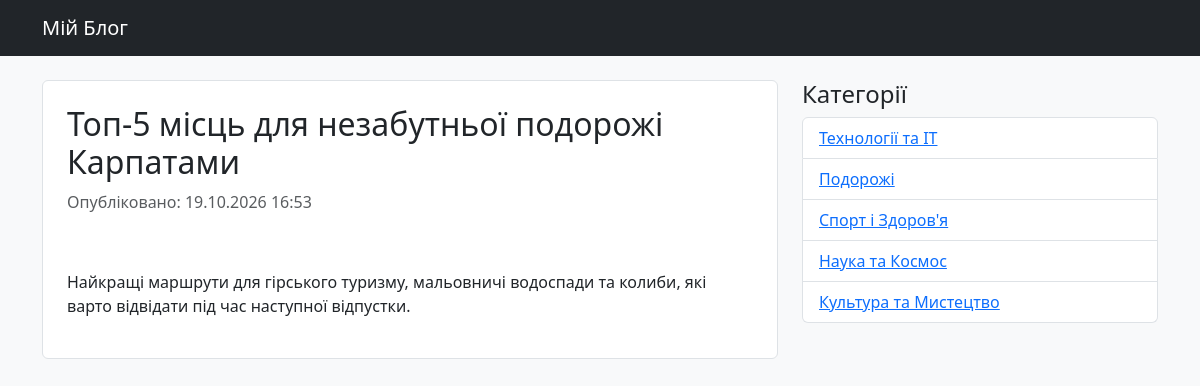
Screenshot of /articles/2026/10/19/top-5-misc-dlya-nezabutnoyi-podorozhi-karpatami/ with the database file from the repository.
### app_blog/models.py (models this page shows, shortened)
class Article(models.Model):
    title = models.CharField('Заголовок', max_length=250, help_text='Максимум 250 символів')
    description = models.TextField('Опис', blank=True, null=True)
    pub_date = models.DateTimeField('Дата публікації', default=timezone.now)
    slug = models.SlugField('Слаг', max_length=250, unique_for_date='pub_date')
    main_page = models.BooleanField('Головна', default=False, help_text='Показувати на головній сторінці')
    category = models.ForeignKey(Category, related_name='articles', blank=True, null=True, verbose_name='Категорія', on_delete=models.CASCADE)
    class Meta:
        ordering = ['-pub_date']
        verbose_name = 'Стаття'
        verbose_name_plural = 'Статті'

class Category(models.Model):
    category = models.CharField('Категорія', max_length=250, help_text='Максимум 250 символів')
    slug = models.SlugField('Слаг', max_length=250, unique=True, blank=True, null=True)
    class Meta:
        verbose_name = 'Категорія для публікації'
        verbose_name_plural = 'Категорії для публікацій'

### app_blog/views.py (the view)
# urls.py: path('articles/<int:year>/<int:month>/<int:day>/<slug:slug>/', ArticleDetail.as_view(), name='news-detail'),
class ArticleDetail(DetailView):
    model = Article
    template_name = 'article_detail.html'
    context_object_name = 'article'
    def get_context_data(self, **kwargs):
        context = super().get_context_data(**kwargs)
        context['categories'] = Category.objects.all()
        return context

### app_blog/templates/article_detail.html (shortened to what this page needs)
{% extends "index.html" %}
{% block content %}
<article class="post bg-white p-4 rounded border">
    <h2>{{ article.title }}</h2>
    <p class="text-muted">Опубліковано: {{ article.pub_date|date:"d.m.Y H:i" }}</p>
    {% if article.images.all %}
    <link href="https://cdnjs.cloudflare.com/ajax/libs/fotorama/4.6.4/fotorama.css" rel="stylesheet">
    <div class="fotorama" data-nav="thumbs" data-allowfullscreen="true">
    </div>
    {% endif %}
    <div class="content mt-3">
        {{ article.description|linebreaks }}
    </div>
</article>
{% endblock %}

### app_blog/templates/index.html (shortened to what this page needs)
<!DOCTYPE html>
<html lang="uk">
<head>
    <link rel="stylesheet" href="https://cdn.jsdelivr.net/npm/bootstrap@5.3.0/dist/css/bootstrap.min.css">
</head>
<body class="bg-light">
    <nav class="navbar navbar-expand-lg navbar-dark bg-dark mb-4">
        <div class="container">
            <a class="navbar-brand" href="{% url 'home' %}">Мій Блог</a>
        </div>
    </nav>
    <div class="container">
        <div class="row">
            <div class="col-md-8">
                {% block content %}{% endblock %}
            </div>
            <div class="col-md-4">
                <h4>Категорії</h4>
                <ul class="list-group">
                    {% for cat in categories %}
                        <li class="list-group-item">
                            <a href="{% url 'articles-category-list' cat.slug %}">{{ cat.category }}</a>
                        </li>
                    {% endfor %}
                </ul>
            </div>
        </div>
    </div>
</body>
</html>

### rows the page displays
Article: title "Топ-5 місць для незабутньої подорожі Карпатами", pub_date "19.10.2026 16:53", description "Найкращі маршрути для гірського туризму, мальовничі водоспади та колиби, які варто відвідати під час наступної відпустки."
Category: category "Технології та IT"
Category: category "Подорожі"
Category: category "Спорт і Здоров'я"
Category: category "Наука та Космос"
Category: category "Культура та Мистецтво"
